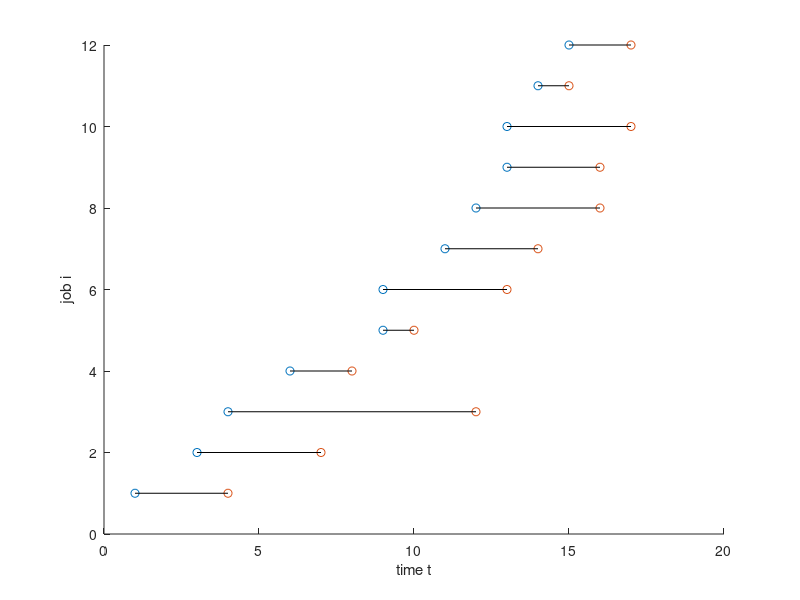

MATLAB code to generate this figure: (Note: this script raises an error after producing the figure.)
% Data for minimum energy processor speed scheduling.
clearvars
clc

n = 12;  % number of jobs.
T = 16;  % number of time periods.

Smin = 1;  % min processor speed.
Smax = 4;  % max processor speed.
R = 1;  % max slew rate.

% Parameters in power/speed model.
alpha = 1;
beta = 1;
gamma = 1;

% Job arrival times and deadlines.
A = [1; 3;  4; 6; 9;  9; 11; 12; 13; 13; 14; 15];
D = [3; 6; 11; 7; 9; 12; 13; 15; 15; 16; 14; 16];
% Total work for each job.
W = [2; 4; 10; 2; 3; 2; 3; 2; 3; 4; 1; 4];

% Plot showing job availability times & deadlines.
figure;
hold on;
scatter(A,[1:n],'k*');
scatter(D+1,[1:n],'ko');
for i=1:n
    plot([A(i),D(i)+1],[i,i],'k-');
end
hold off;
xlabel('time t');
ylabel('job i');

%%
% th n T
% S T
cvx_begin
    variables X(n,T) S(T)
    minimize( phi(S, alpha, beta, gamma) )
    subject to
        for i=1:T
            S(i) <= Smax
            S(i) >= Smin
        end
        for i=1:T-1
            S(i) - S(i+1) <= R
            S(i+1) - S(i) <= R
        end
        for i=1:n
            sum( X(i,A(i):D(i)) ) >= W(i)
        end
        for i=1:T
            ones(1,n) * X(:,i) == S(i)
        end
        X > 0
cvx_end

for i=1:T
    X(:,i) = X(:,i)/S(i);
end
%% Plot showing job availability times & deadlines & u efforts
addpath(genpath('matlabGiftiCifti'))
figure;
set(gcf,'Color',[1 1 1]);
set(gca,'FontName','arial','FontSize',10); % Check this
subplot(3,1,1)
hold on;
scatter(A,[1:n],'k*');
scatter(D+1,[1:n],'ko');
for i=1:n
    plot([A(i),D(i)+1],[i,i],'black');
end
for i=1:n
    [x,y] = find(X(i,:) > 0.005);
    plot([y(1),y(end)+1],[i,i],'r');
end
hold off;
xlabel('Time');
ylabel('Job');
L = {'Job Available' 'Working on the Job'};
xlim([1, 16])
legend(L,'Location','bestoutside')
subplot(3,1,2)
plot(X')
box off
xlabel('Time')
ylabel('\theta')
L = {};
for i=1:n
    L{i} = "Job " + num2str(i);
end
legend(L,'Location','bestoutside')
xlim([1, 16])
subplot(3,1,3)
bar((S*ones(1,n)).*X',1,'stacked')
L = {};
for i=1:n
    L{i} = "Job " + num2str(i);
end
legend(L,'Location','bestoutside')
export_fig('Q1.png','-r600');

phi(S, alpha, beta, gamma)